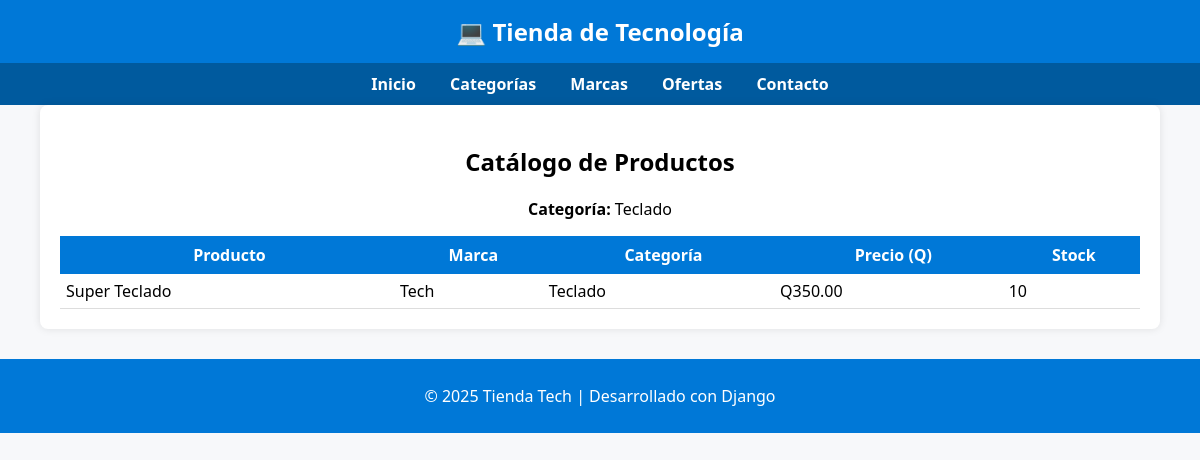
The app's page /store/category/teclado/ with its own data.
### store/models.py (models this page shows, shortened)
class TimeStampedModel(models.Model):
    created_at = models.DateTimeField(auto_now_add=True)  # Se setea al crear
    updated_at = models.DateTimeField(auto_now=True)      # Se actualiza en cada guardado
    class Meta:
        abstract = True  # No crear tabla para este mixin

class Category(TimeStampedModel):
    name = models.CharField(max_length=100, unique=True)  # Nombre visible
    slug = models.SlugField(max_length=120, unique=True)  # Para URL amigable (/laptops/)
    class Meta:
        ordering = ['name']  # Orden alfabético por defecto en consultas
        verbose_name = 'Categoría'
        verbose_name_plural = 'Categorías'

class Product(TimeStampedModel):
    category = models.ForeignKey(Category, on_delete=models.PROTECT, related_name='products')
    brand = models.ForeignKey(Brand, on_delete=models.PROTECT, related_name='products')
    name = models.CharField(max_length=150)
    slug = models.SlugField(max_length=170, unique=True)
    price = models.DecimalField(max_digits=10, decimal_places=2)  # hasta 99,999,999.99
    stock = models.PositiveIntegerField(default=0)                # existencias (no negativos)
    is_active = models.BooleanField(default=True)                 # visible/oculto en catálogo
    class Meta:
        indexes = [
            models.Index(fields=['slug']),         # Búsquedas rápidas por slug
            models.Index(fields=['is_active']),    # Filtros por disponibilidad
        ]
        ordering = ['name']
        verbose_name = 'Producto'
        verbose_name_plural = 'Productos'

class Brand(TimeStampedModel):
    name = models.CharField(max_length=100, unique=True)
    slug = models.SlugField(max_length=120, unique=True)
    class Meta:
        ordering = ['name']
        verbose_name = 'Marca'
        verbose_name_plural = 'Marcas'

### store/views.py (the view)
# urls.py: path('category/<slug:slug>/', views.category_view, name='category_products'),
def category_view(request, slug):
    category = get_object_or_404(Category, slug=slug)
    products = Product.objects.filter(category=category, is_active=True)
    return render(request, 'store/catalog.html', {
        'products': products,
        'selected_category': category.name
    })

### store/templates/store/catalog.html (shortened to what this page needs)
{% extends 'store/base.html' %}
{% block content %}
<h2 style="text-align:center;">Catálogo de Productos</h2>
{% if selected_category %}
<p style="text-align:center;"><strong>Categoría:</strong> {{ selected_category }}</p>
{% elif selected_brand %}
<p style="text-align:center;"><strong>Marca:</strong> {{ selected_brand }}</p>
{% endif %}
<table style="width:100%; border-collapse:collapse;">
    <thead>
    <tr style="background-color:#0078D7; color:white;">
        <th style="padding:8px;">Producto</th>
        <th>Marca</th>
        <th>Categoría</th>
        <th>Precio (Q)</th>
        <th>Stock</th>
    </tr>
    </thead>
    <tbody>
    {% for p in products %}
        <tr style="border-bottom:1px solid #ddd;">
            <td style="padding:6px;">{{ p.name }}</td>
            <td>{{ p.brand.name }}</td>
            <td>{{ p.category.name }}</td>
            <td>Q{{ p.price }}</td>
            <td>{{ p.stock }}</td>
        </tr>
    {% empty %}
        <tr><td colspan="5" style="text-align:center;">No hay productos disponibles.</td></tr>
    {% endfor %}
    </tbody>
</table>
{% endblock %}

### store/templates/store/base.html (style rules this page uses)
body { font-family: 'Segoe UI', Tahoma, sans-serif; margin: 0; background-color: #f7f8fa; }

### records on screen
Category: name "Teclado"
Product: name "Super Teclado", brand.name "Tech", category.name "Teclado", price "350.00", stock "10"
